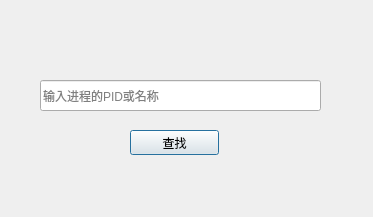
<?xml version="1.0" encoding="UTF-8"?>
<ui version="4.0">
 <class>Findpro</class>
 <widget class="QDialog" name="Findpro">
  <property name="geometry">
   <rect>
    <x>0</x>
    <y>0</y>
    <width>373</width>
    <height>217</height>
   </rect>
  </property>
  <property name="windowTitle">
   <string>Dialog</string>
  </property>
  <widget class="QLineEdit" name="lineEdit">
   <property name="geometry">
    <rect>
     <x>40</x>
     <y>80</y>
     <width>281</width>
     <height>31</height>
    </rect>
   </property>
   <property name="placeholderText">
    <string>输入进程的PID或名称</string>
   </property>
  </widget>
  <widget class="QPushButton" name="pushButton">
   <property name="geometry">
    <rect>
     <x>130</x>
     <y>130</y>
     <width>89</width>
     <height>25</height>
    </rect>
   </property>
   <property name="text">
    <string>查找</string>
   </property>
  </widget>
 </widget>
 <resources/>
 <connections/>
</ui>
